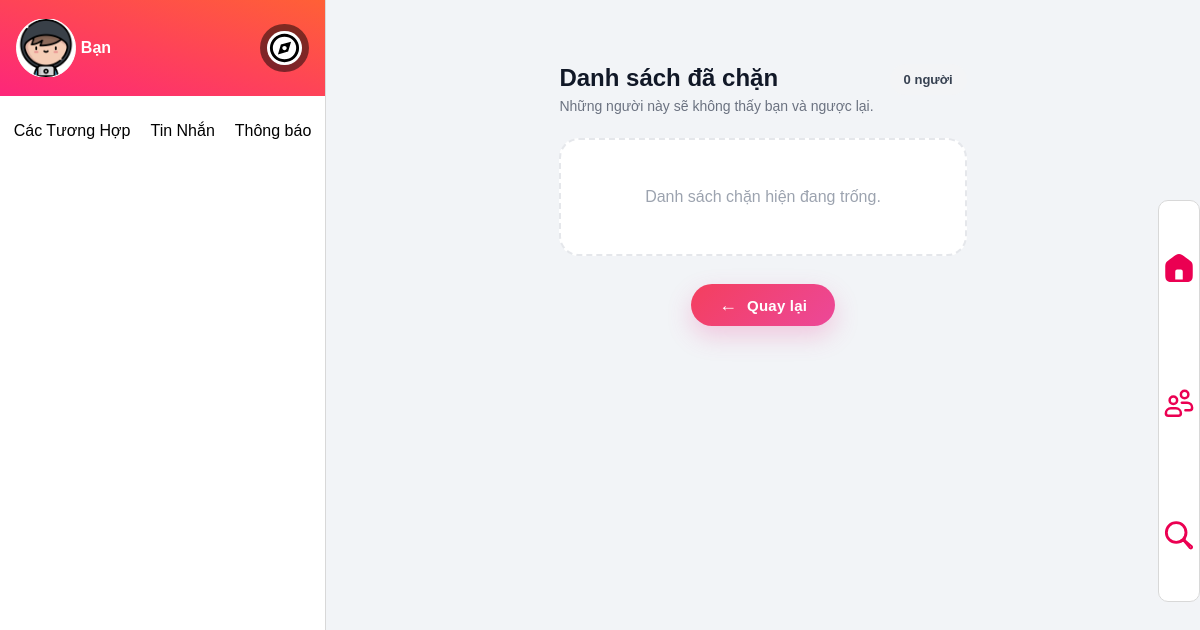
Before: /app/views/user/danhSachChan.php (signed in) with the older database file.
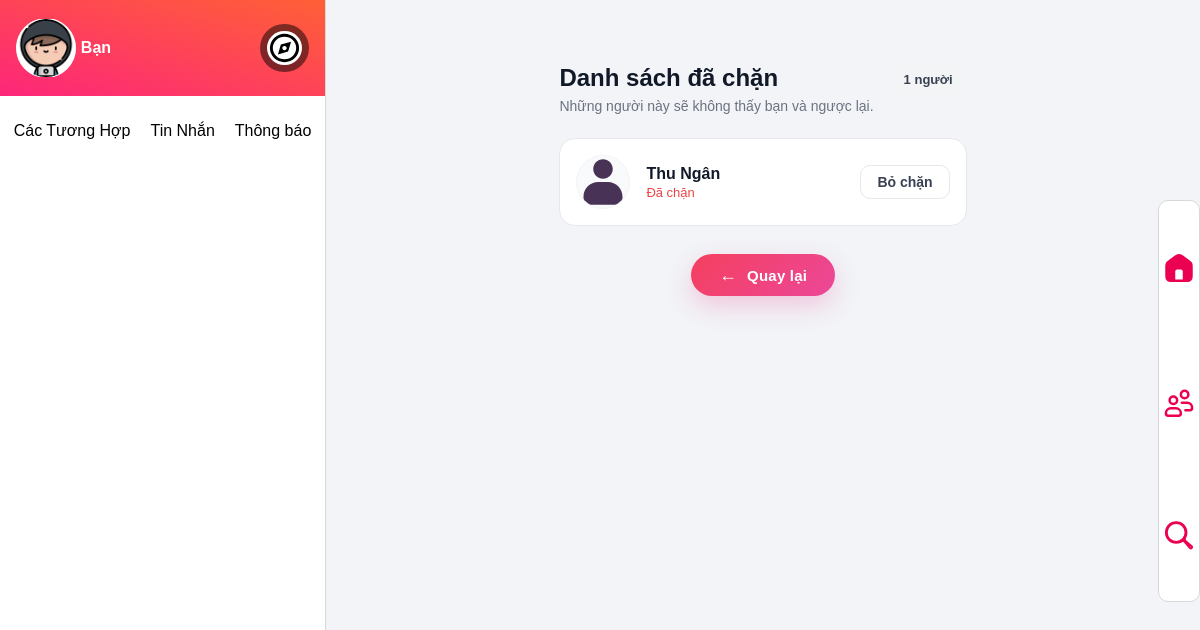
After: the same page with the newer database file.
### tables this page shows
CREATE TABLE `thanhvien` (
  `maTV` int(11) NOT NULL,
  `email` varchar(100) DEFAULT NULL,
  `password` varchar(255) DEFAULT NULL,
  `anhDaiDien` varchar(255) DEFAULT 'avatar-default.svg',
  `hoTen` varchar(100) DEFAULT NULL,
  `gioiTinh` char(1) DEFAULT NULL,
  `tuoi` int(11) DEFAULT NULL,
  `diaChi` varchar(255) DEFAULT NULL,
  `soThich` varchar(255) DEFAULT NULL,
  `trangThai` enum('hoatdong','khoa') DEFAULT 'hoatdong',
  `moTa` text DEFAULT NULL,
  `ngayKhoa` datetime DEFAULT NULL,
  `ngayMoKhoa` datetime DEFAULT NULL,
  `hocVan` varchar(100) DEFAULT NULL,
  `hinh` varchar(500) DEFAULT NULL,
  `bio` varchar(250) DEFAULT NULL
);

### app/repositories/thanhVienRepository.php (called while the page is built, shortened)
<?php
require_once __DIR__ . '/../config/dataBaseConnect.php';
class thanhVienRepository
{
    private $conn;
    public function __construct()
    {
        $db = new dataBaseConnect();
        $this->conn = $db->connect();
    }
    public function findAll_Blocked($maTV)
    {
        $sql = "SELECT tv.maTV, tv.hoTen, tv.anhDaiDien
                FROM thanhvien tv
                JOIN thanhvien_chan c ON tv.maTV = c.id_nguoi_bi_chan
                WHERE c.id_nguoi_chan = :maTV";
        $stmt = $this->conn->prepare($sql);
        $stmt->bindParam(':maTV', $maTV, PDO::PARAM_INT);
        $stmt->execute();
        return $stmt->fetchAll(PDO::FETCH_ASSOC);
    }
}

### app/config/dataBaseConnect.php (called while the page is built, shortened)
<?php
class DataBaseConnect
{
    private $host = "localhost";
    private $db_name = "findu_db";
    private $username = "admin";
    private $password = "12345";
    public function connect()
    {
        try {
            $this->conn = new PDO(
                "mysql:host=" . $this->host . ";dbname=" . $this->db_name . ";charset=utf8",
                $this->username,
                $this->password
            );
            $this->conn->setAttribute(PDO::ATTR_ERRMODE, PDO::ERRMODE_EXCEPTION);
            return $this->conn;
        } catch (PDOException $e) {
            echo "Kết nối database thất bại: " . $e->getMessage();
            return null;
        }
    }
}
?>

### app/views/user/danhSachChan.php (the view, shortened to what this page needs)
<?php
include_once __DIR__ . '/../includes/config.php';
require_once __DIR__ . '/../../repositories/thanhVienRepository.php';
$repository = new thanhVienRepository();
$maTV_hien_tai = $_SESSION['user_maTV'] ?? 0;
$blockedUsers = $repository->findAll_Blocked($maTV_hien_tai);
$projectRoot = "/Project-FindU";
$avatarBase  = $projectRoot . "/public/uploads/avatars/";
$defaultAvatar = $avatarBase . "avatar-default.svg";
?>
<!DOCTYPE html>
<html lang="vi">
<head>
</head>
<body>
  <div class="main">
    <div class="main-left">
      <?php include_once __DIR__ . '/../includes/sidebar.php'; ?>
    </div>
    <div class="main-right">
      <?php include_once __DIR__ . '/../includes/header.php'; ?>
      <div class="content" id="content">
        <div class="blocked-wrap">
          <div class="blocked-header">
            <div>
              <h2 class="blocked-title">Danh sách đã chặn</h2>
              <p class="blocked-sub">Những người này sẽ không thấy bạn và ngược lại.</p>
            </div>
            <div class="blocked-count">
              <?= is_array($blockedUsers) ? count($blockedUsers) : 0; ?> người
            </div>
          </div>
          <?php if (!empty($blockedUsers) && is_array($blockedUsers)): ?>
            <div class="blocked-list">
              <?php foreach ($blockedUsers as $user): ?>
                <?php
                  $maTV = (int)($user['maTV'] ?? 0);
                  $hoTen = htmlspecialchars($user['hoTen'] ?? 'Không rõ', ENT_QUOTES, 'UTF-8');
                  $avatarFile = !empty($user['anhDaiDien']) ? $user['anhDaiDien'] : 'avatar-default.svg';
                  $avatarPath = $avatarBase . $avatarFile;
                ?>
                <div class="blocked-card">
                  <div class="blocked-left">
                    <img class="blocked-avatar"
                      src="<?= htmlspecialchars($avatarPath, ENT_QUOTES, 'UTF-8'); ?>"
                      alt="Avatar"
                      onerror="this.onerror=null;this.src='<?= htmlspecialchars($defaultAvatar, ENT_QUOTES, 'UTF-8'); ?>';" />
                    <div class="blocked-meta">
                      <p class="blocked-name"><?= $hoTen; ?></p>
                      <p class="blocked-note">Đã chặn</p>
                    </div>
                  </div>
                  <div class="blocked-actions">
                    <a href="trangChu.php?action=unblock&id_bo_chan=<?= $maTV; ?>"
                      class="btn-unblock"
                      onclick="return confirm('Bạn có muốn bỏ chặn <?= $hoTen; ?> không?')">
                      Bỏ chặn
                    </a>
                  </div>
                </div>
              <?php endforeach; ?>
            </div>
          <?php else: ?>
            <div class="empty-state">
              <p>Danh sách chặn hiện đang trống.</p>
            </div>
          <?php endif; ?>
            <div class="back-center-wrap">
            <button type="button" class="btn-back-love" onclick="history.back()">
              <span class="icon">←</span>
              <span>Quay lại</span>
            </button>
          </div>
        </div>
      </div>
    </div>
  </div>
</body>
</html>

### app/views/includes/config.php (shortened to what this page needs)
<head>
    <link rel="stylesheet" href="/project-FindU/public/assets/css/layout.css">
    <link rel="stylesheet" href="/project-FindU/public/assets/css/style.css">
    <link rel="stylesheet" href="/project-FindU/public/assets/css/searchForm.css">
    <link rel="stylesheet" href="/project-FindU/public/assets/css/thongBao.css">
    <link rel="stylesheet" href="/project-FindU/public/assets/css/nhanTin.css">
</head>

### app/views/includes/sidebar.php (shortened to what this page needs)
<head>
    <link rel="stylesheet" href="/project-FindU/public/assets/css/sidebar.css">
</head>
<aside class="sidebar">
    <header class="sidebar-head">
        <div class="sidebar-user">
            <div class="sidebar-user-avarta">
                <a href="/project-FindU/app/views/user/hoSo.php?sidebar=profile"><img src="/project-FindU/public/uploads/avatars/<?php echo htmlspecialchars($_SESSION['user_avatar']); ?>" alt=""></a>
            </div>
            <span>Bạn</span>
        </div>
        <ul class="sidebar-menu">
            <li class="sidebar-menu-items"><a href="#"><img src="/project-FindU/public/assets/img/icon-explore.svg" alt="" class="sidebar-icon-menu"></a></li>
        </ul>
    </header>
    <main class="sidebar-content">
        <div class="sidebar-home">
            <div class="sidebar-box-menu">
                <ul class="sidebar-content-menu">
                    <li class="sidebar-content-items" onclick="border_items(this); loadBox('tuongHop')">Các Tương Hợp</li>
                    <li class="sidebar-content-items" onclick="border_items(this); loadBox('tinNhan')">Tin Nhắn</li>
                    <li class="sidebar-content-items" onclick="border_items(this); loadBox('thongBao')">Thông báo</li>
                </ul>
            </div>
            <div class="sidebar-box-main">
                <div id="sidebar-main">
                </div>
            </div>
        </div>
    </main>
</aside>

### app/views/includes/header.php (shortened to what this page needs)
<header id="header-home">
    <ul class="menu-home">
        <li class="items">
            <a href="/project-FindU/app/views/user/trangChu.php">
            </a>
        </li>
        <li class="items">
            <a href="/project-FindU/app/views/user/capDoi.php">
            </a>
        </li>
        <li class="items">
            <div class="box-left-search">
                <a href="searchForm.php" id="btn-open-filter-link" class="btn-search-trigger" aria-controls="filter-modal" aria-expanded="false">
                </a>
            </div>
        </li>
    </ul>
</header>

### public/assets/css/layout.css (style rules this page uses)
* { margin: 0; }
body { font-family: 'Montserrat', sans-serif; }
button, input, textarea, select { font-family: 'Montserrat', sans-serif; }
header a { text-decoration: none; }
.icon-menu { height: 100%; border-radius: 10px; padding: 5px; }
.main { width: 100%; min-width: 1125px; height: 100%; display: flex; }
#header-home { width: 40px; height: 50%; position: fixed; right: 0; top: 25%; border-radius: 10px; background-color: #FFFFFF; border: 1px solid #d8d8d8; display: flex; align-items: center; justify-content: center; }
.menu-home { list-style: none; padding: 0; margin: 0; width: 100%; height: 100%; display: grid; }
.menu-home .items { width: 100%; box-sizing: border-box; }
.menu-home .icon-menu { width: 100%; box-sizing: border-box; }
.box-left-search { width: 100%; }
.main-left { width: 24.6%; min-width: 325px; height: auto; float: left; border-right: 1px solid #d8d8d8; }
.sidebar { width: 100%; height: 100vh; background-color: #FFFFFF; }
.main-right { width: 75%; min-width: 800px; height: auto; float: left; margin: 0; padding: 0; }

### public/assets/css/style.css (style rules this page uses)
body { background-color: #f2f4f7; }
.content { width: 100%; padding: 40px 0px 0px 0px; display: flex; align-items: center; justify-content: center; box-sizing: border-box; }
:root { --bg: #f1f3f5; --card-w: 360px; --card-h: 580px; --btn-size: 64px; --shadow: 0 10px 30px rgba(10, 10, 10, 0.12); --accent: #ff3860; }

### public/assets/css/sidebar.css (style rules this page uses)
.sidebar-head { width: 100%; height: 12vh; background: linear-gradient(to top right, #fd267a, #ff6036); display: flex; align-items: center; justify-content: center; }
.sidebar-user { width: 30%; height: 60%; display: flex; align-items: center; border-radius: 25px; gap: 5px; overflow: hidden; }
.sidebar-user-avarta { height: 100%; min-width: 50px; min-height: 50px; border-radius: 50%; background-color: #FFFFFF; overflow: hidden; border: 1px solid rgb(255, 255, 255); }
.sidebar-user-avarta img { width: 100%; height: 100%; }
.sidebar-user span { color: #FFFFFF; font-weight: bold; }
.sidebar-menu { width: 60%; height: 60%; list-style: none; display: flex; padding: 0; margin: 0; justify-content: right; align-items: center; }
.sidebar-menu-items { height: 85%; border-radius: 50%; background-color: rgb(0, 0, 0, .5); padding: 7px; box-sizing: border-box; }
.sidebar-icon-menu { width: 100%; height: 100%; border-radius: 50%; background-color: rgba(255, 255, 255); }
.sidebar-content { width: 100%; height: 88vh; }
.sidebar-home { width: 100%; height: 100%; }
.sidebar-box-main { width: 100%; height: 90%; }
#sidebar-main { width: 100%; height: 100%; }
.sidebar-box-menu { width: 100%; height: 10%; align-content: center; }
.sidebar-content-menu { width: 100%; list-style: none; display: flex; gap: 10px; padding: 0; margin: 0; justify-content: center; align-items: center; }
.sidebar-content-items { width: auto; padding: 10px 5px; border-top: 2.5px solid #FFFFFF; border-bottom: 2.5px solid #FFFFFF; box-sizing: border-box; font-weight: 500; box-sizing: border-box; }

Changed rows visible on the page:
added thanhvien: hoTen "Thu Ngân"
Other visible differences:
count($blockedUsers): "0" → "1"
text no longer shown: "Danh sách chặn hiện đang trống."
